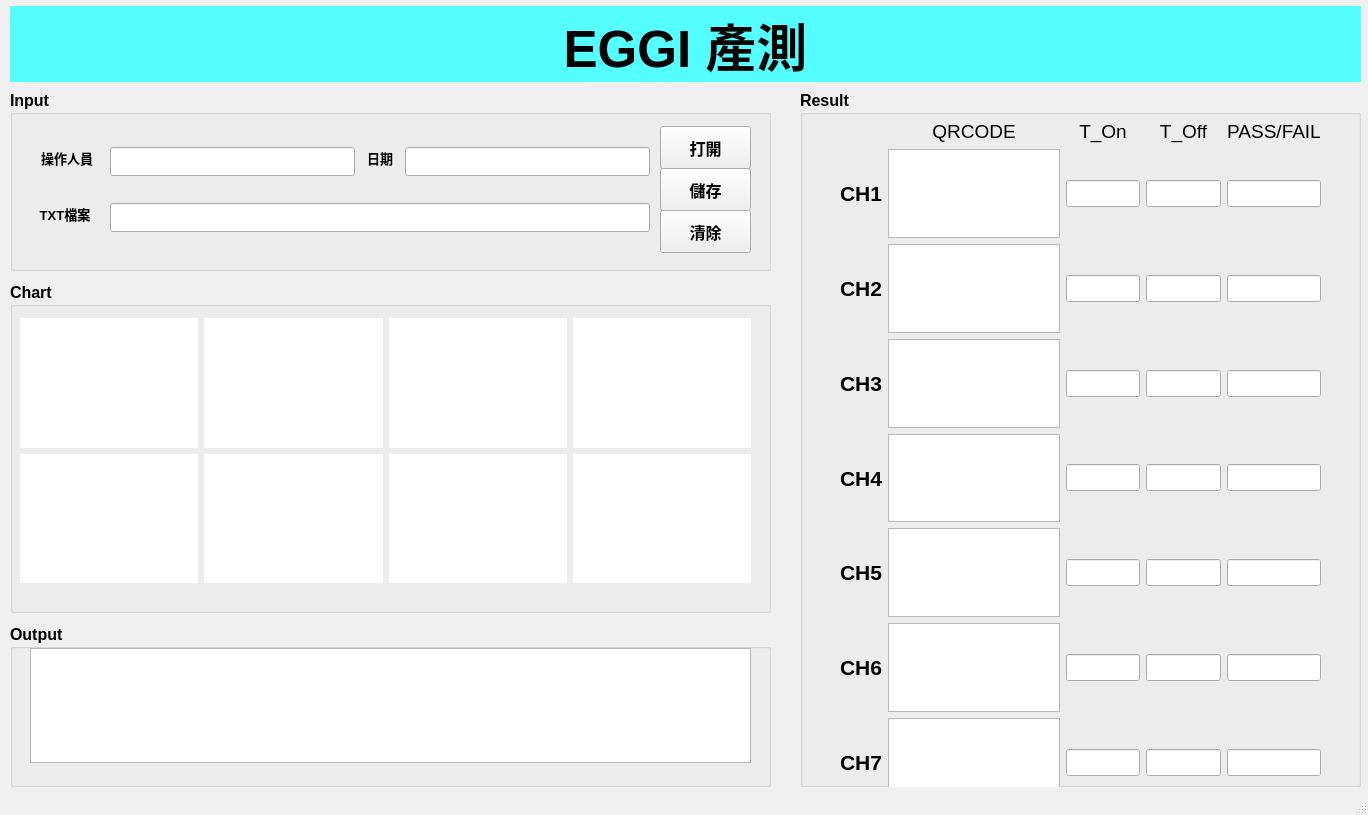
<?xml version="1.0" encoding="UTF-8"?>
<ui version="4.0">
 <class>MainWindow</class>
 <widget class="QMainWindow" name="MainWindow">
  <property name="geometry">
   <rect>
    <x>0</x>
    <y>0</y>
    <width>1368</width>
    <height>815</height>
   </rect>
  </property>
  <property name="windowTitle">
   <string>MainWindow</string>
  </property>
  <widget class="QWidget" name="centralwidget">
   <widget class="QGroupBox" name="Input_box">
    <property name="geometry">
     <rect>
      <x>10</x>
      <y>90</y>
      <width>761</width>
      <height>181</height>
     </rect>
    </property>
    <property name="font">
     <font>
      <pointsize>12</pointsize>
      <weight>75</weight>
      <bold>true</bold>
     </font>
    </property>
    <property name="title">
     <string>Input</string>
    </property>
    <widget class="QPushButton" name="btn_opentxt">
     <property name="geometry">
      <rect>
       <x>650</x>
       <y>36</y>
       <width>91</width>
       <height>43</height>
      </rect>
     </property>
     <property name="font">
      <font>
       <pointsize>12</pointsize>
       <weight>75</weight>
       <bold>true</bold>
      </font>
     </property>
     <property name="text">
      <string>打開</string>
     </property>
    </widget>
    <widget class="QPushButton" name="btn_save">
     <property name="geometry">
      <rect>
       <x>650</x>
       <y>78</y>
       <width>91</width>
       <height>43</height>
      </rect>
     </property>
     <property name="font">
      <font>
       <pointsize>12</pointsize>
       <weight>75</weight>
       <bold>true</bold>
      </font>
     </property>
     <property name="text">
      <string>儲存</string>
     </property>
    </widget>
    <widget class="QPushButton" name="btn_clean">
     <property name="geometry">
      <rect>
       <x>650</x>
       <y>120</y>
       <width>91</width>
       <height>43</height>
      </rect>
     </property>
     <property name="font">
      <font>
       <pointsize>12</pointsize>
       <weight>75</weight>
       <bold>true</bold>
      </font>
     </property>
     <property name="text">
      <string>清除</string>
     </property>
    </widget>
    <widget class="QLabel" name="label_name">
     <property name="geometry">
      <rect>
       <x>21</x>
       <y>57</y>
       <width>72</width>
       <height>21</height>
      </rect>
     </property>
     <property name="font">
      <font>
       <pointsize>10</pointsize>
       <weight>75</weight>
       <bold>true</bold>
      </font>
     </property>
     <property name="text">
      <string>操作人員</string>
     </property>
     <property name="alignment">
      <set>Qt::AlignCenter</set>
     </property>
    </widget>
    <widget class="QLineEdit" name="input_name">
     <property name="geometry">
      <rect>
       <x>100</x>
       <y>57</y>
       <width>245</width>
       <height>29</height>
      </rect>
     </property>
    </widget>
    <widget class="QLabel" name="label_datetime">
     <property name="geometry">
      <rect>
       <x>352</x>
       <y>57</y>
       <width>36</width>
       <height>21</height>
      </rect>
     </property>
     <property name="font">
      <font>
       <pointsize>10</pointsize>
       <weight>75</weight>
       <bold>true</bold>
      </font>
     </property>
     <property name="text">
      <string>日期</string>
     </property>
     <property name="alignment">
      <set>Qt::AlignCenter</set>
     </property>
    </widget>
    <widget class="QLineEdit" name="output_datetime">
     <property name="geometry">
      <rect>
       <x>395</x>
       <y>57</y>
       <width>245</width>
       <height>29</height>
      </rect>
     </property>
    </widget>
    <widget class="QLabel" name="label_txt_2">
     <property name="geometry">
      <rect>
       <x>21</x>
       <y>113</y>
       <width>68</width>
       <height>21</height>
      </rect>
     </property>
     <property name="font">
      <font>
       <pointsize>10</pointsize>
       <weight>75</weight>
       <bold>true</bold>
      </font>
     </property>
     <property name="text">
      <string>TXT檔案</string>
     </property>
     <property name="alignment">
      <set>Qt::AlignCenter</set>
     </property>
    </widget>
    <widget class="QLineEdit" name="input_file">
     <property name="geometry">
      <rect>
       <x>100</x>
       <y>113</y>
       <width>540</width>
       <height>29</height>
      </rect>
     </property>
    </widget>
   </widget>
   <widget class="QLabel" name="EGGI_Title">
    <property name="geometry">
     <rect>
      <x>10</x>
      <y>6</y>
      <width>1351</width>
      <height>76</height>
     </rect>
    </property>
    <property name="font">
     <font>
      <pointsize>38</pointsize>
      <weight>75</weight>
      <bold>true</bold>
      <underline>false</underline>
     </font>
    </property>
    <property name="cursor">
     <cursorShape>ArrowCursor</cursorShape>
    </property>
    <property name="styleSheet">
     <string notr="true">background-color: rgb(85, 255, 255);</string>
    </property>
    <property name="text">
     <string>EGGI 產測</string>
    </property>
    <property name="alignment">
     <set>Qt::AlignCenter</set>
    </property>
   </widget>
   <widget class="QGroupBox" name="Chart_box">
    <property name="geometry">
     <rect>
      <x>10</x>
      <y>282</y>
      <width>761</width>
      <height>331</height>
     </rect>
    </property>
    <property name="font">
     <font>
      <pointsize>12</pointsize>
      <weight>75</weight>
      <bold>true</bold>
     </font>
    </property>
    <property name="title">
     <string>Chart</string>
    </property>
    <widget class="QSplitter" name="splitter_2">
     <property name="geometry">
      <rect>
       <x>16</x>
       <y>156</y>
       <width>0</width>
       <height>0</height>
      </rect>
     </property>
     <property name="orientation">
      <enum>Qt::Vertical</enum>
     </property>
     <widget class="QWidget" name="widget_6" native="true">
      <property name="styleSheet">
       <string notr="true">background-color: rgb(255, 255, 255);</string>
      </property>
     </widget>
     <widget class="QWidget" name="widget_7" native="true">
      <property name="styleSheet">
       <string notr="true">background-color: rgb(255, 255, 255);</string>
      </property>
     </widget>
     <widget class="QWidget" name="widget_8" native="true">
      <property name="styleSheet">
       <string notr="true">background-color: rgb(255, 255, 255);</string>
      </property>
     </widget>
     <widget class="QWidget" name="widget_5" native="true">
      <property name="styleSheet">
       <string notr="true">background-color: rgb(255, 255, 255);</string>
      </property>
     </widget>
    </widget>
    <widget class="QWidget" name="layoutWidget_2">
     <property name="geometry">
      <rect>
       <x>10</x>
       <y>36</y>
       <width>731</width>
       <height>265</height>
      </rect>
     </property>
     <layout class="QGridLayout" name="gridLayout_3">
      <item row="0" column="2">
       <widget class="QWidget" name="ch3_chart" native="true">
        <property name="styleSheet">
         <string notr="true">
background-color: rgb(255, 255, 255);</string>
        </property>
       </widget>
      </item>
      <item row="2" column="2">
       <widget class="QWidget" name="ch7_chart" native="true">
        <property name="styleSheet">
         <string notr="true">
background-color: rgb(255, 255, 255);</string>
        </property>
       </widget>
      </item>
      <item row="2" column="1">
       <widget class="QWidget" name="ch6_chart" native="true">
        <property name="styleSheet">
         <string notr="true">
background-color: rgb(255, 255, 255);</string>
        </property>
       </widget>
      </item>
      <item row="0" column="0">
       <widget class="QWidget" name="ch1_chart" native="true">
        <property name="styleSheet">
         <string notr="true">
background-color: rgb(255, 255, 255);</string>
        </property>
       </widget>
      </item>
      <item row="2" column="3">
       <widget class="QWidget" name="ch8_chart" native="true">
        <property name="styleSheet">
         <string notr="true">
background-color: rgb(255, 255, 255);</string>
        </property>
       </widget>
      </item>
      <item row="0" column="3">
       <widget class="QWidget" name="ch4_chart" native="true">
        <property name="styleSheet">
         <string notr="true">
background-color: rgb(255, 255, 255);</string>
        </property>
       </widget>
      </item>
      <item row="2" column="0">
       <widget class="QWidget" name="ch5_chart" native="true">
        <property name="styleSheet">
         <string notr="true">
background-color: rgb(255, 255, 255);</string>
        </property>
       </widget>
      </item>
      <item row="0" column="1">
       <widget class="QWidget" name="ch2_chart" native="true">
        <property name="styleSheet">
         <string notr="true">
background-color: rgb(255, 255, 255);</string>
        </property>
       </widget>
      </item>
     </layout>
    </widget>
   </widget>
   <widget class="QGroupBox" name="Result_box">
    <property name="geometry">
     <rect>
      <x>800</x>
      <y>90</y>
      <width>561</width>
      <height>697</height>
     </rect>
    </property>
    <property name="font">
     <font>
      <pointsize>12</pointsize>
      <weight>75</weight>
      <bold>true</bold>
     </font>
    </property>
    <property name="title">
     <string>Result</string>
    </property>
    <widget class="QWidget" name="layoutWidget">
     <property name="geometry">
      <rect>
       <x>40</x>
       <y>30</y>
       <width>481</width>
       <height>782</height>
      </rect>
     </property>
     <layout class="QGridLayout" name="gridLayout">
      <item row="6" column="3">
       <widget class="QLineEdit" name="ch6_T_Off"/>
      </item>
      <item row="7" column="3">
       <widget class="QLineEdit" name="ch7_T_Off"/>
      </item>
      <item row="8" column="2">
       <widget class="QLineEdit" name="ch8_T_On"/>
      </item>
      <item row="7" column="0">
       <widget class="QLabel" name="label_ch7">
        <property name="font">
         <font>
          <pointsize>16</pointsize>
          <weight>75</weight>
          <bold>true</bold>
         </font>
        </property>
        <property name="text">
         <string>CH7</string>
        </property>
        <property name="alignment">
         <set>Qt::AlignCenter</set>
        </property>
       </widget>
      </item>
      <item row="2" column="3">
       <widget class="QLineEdit" name="ch2_T_Off"/>
      </item>
      <item row="0" column="1">
       <widget class="QLabel" name="label_qrcode">
        <property name="font">
         <font>
          <pointsize>14</pointsize>
          <weight>50</weight>
          <bold>false</bold>
         </font>
        </property>
        <property name="text">
         <string>QRCODE</string>
        </property>
        <property name="alignment">
         <set>Qt::AlignCenter</set>
        </property>
       </widget>
      </item>
      <item row="3" column="0">
       <widget class="QLabel" name="label_ch3">
        <property name="font">
         <font>
          <pointsize>16</pointsize>
          <weight>75</weight>
          <bold>true</bold>
         </font>
        </property>
        <property name="text">
         <string>CH3</string>
        </property>
        <property name="alignment">
         <set>Qt::AlignCenter</set>
        </property>
       </widget>
      </item>
      <item row="5" column="4">
       <widget class="QLineEdit" name="ch5_PF"/>
      </item>
      <item row="2" column="0">
       <widget class="QLabel" name="label_ch2">
        <property name="font">
         <font>
          <pointsize>16</pointsize>
          <weight>75</weight>
          <bold>true</bold>
         </font>
        </property>
        <property name="text">
         <string>CH2</string>
        </property>
        <property name="alignment">
         <set>Qt::AlignCenter</set>
        </property>
       </widget>
      </item>
      <item row="6" column="0">
       <widget class="QLabel" name="label_ch6">
        <property name="font">
         <font>
          <pointsize>16</pointsize>
          <weight>75</weight>
          <bold>true</bold>
         </font>
        </property>
        <property name="text">
         <string>CH6</string>
        </property>
        <property name="alignment">
         <set>Qt::AlignCenter</set>
        </property>
       </widget>
      </item>
      <item row="5" column="2">
       <widget class="QLineEdit" name="ch5_T_On"/>
      </item>
      <item row="2" column="4">
       <widget class="QLineEdit" name="ch2_PF"/>
      </item>
      <item row="1" column="3">
       <widget class="QLineEdit" name="ch1_T_Off"/>
      </item>
      <item row="3" column="4">
       <widget class="QLineEdit" name="ch3_PF"/>
      </item>
      <item row="4" column="4">
       <widget class="QLineEdit" name="ch4_PF"/>
      </item>
      <item row="8" column="4">
       <widget class="QLineEdit" name="ch8_PF"/>
      </item>
      <item row="1" column="4">
       <widget class="QLineEdit" name="ch1_PF"/>
      </item>
      <item row="6" column="2">
       <widget class="QLineEdit" name="ch6_T_On"/>
      </item>
      <item row="4" column="2">
       <widget class="QLineEdit" name="ch4_T_On"/>
      </item>
      <item row="4" column="3">
       <widget class="QLineEdit" name="ch4_T_Off"/>
      </item>
      <item row="7" column="2">
       <widget class="QLineEdit" name="ch7_T_On"/>
      </item>
      <item row="5" column="0">
       <widget class="QLabel" name="label_ch5">
        <property name="font">
         <font>
          <pointsize>16</pointsize>
          <weight>75</weight>
          <bold>true</bold>
         </font>
        </property>
        <property name="text">
         <string>CH5</string>
        </property>
        <property name="alignment">
         <set>Qt::AlignCenter</set>
        </property>
       </widget>
      </item>
      <item row="8" column="0">
       <widget class="QLabel" name="label_ch8">
        <property name="font">
         <font>
          <pointsize>16</pointsize>
          <weight>75</weight>
          <bold>true</bold>
         </font>
        </property>
        <property name="text">
         <string>CH8</string>
        </property>
        <property name="alignment">
         <set>Qt::AlignCenter</set>
        </property>
       </widget>
      </item>
      <item row="1" column="0">
       <widget class="QLabel" name="label_ch1">
        <property name="font">
         <font>
          <pointsize>16</pointsize>
          <weight>75</weight>
          <bold>true</bold>
         </font>
        </property>
        <property name="text">
         <string>CH1</string>
        </property>
        <property name="alignment">
         <set>Qt::AlignCenter</set>
        </property>
       </widget>
      </item>
      <item row="0" column="3">
       <widget class="QLabel" name="label_T_Off">
        <property name="font">
         <font>
          <pointsize>14</pointsize>
          <weight>50</weight>
          <bold>false</bold>
         </font>
        </property>
        <property name="text">
         <string>T_Off</string>
        </property>
        <property name="alignment">
         <set>Qt::AlignCenter</set>
        </property>
       </widget>
      </item>
      <item row="0" column="4">
       <widget class="QLabel" name="label_T_On_14">
        <property name="font">
         <font>
          <pointsize>14</pointsize>
          <weight>50</weight>
          <bold>false</bold>
         </font>
        </property>
        <property name="text">
         <string>PASS/FAIL</string>
        </property>
        <property name="alignment">
         <set>Qt::AlignCenter</set>
        </property>
       </widget>
      </item>
      <item row="3" column="2">
       <widget class="QLineEdit" name="ch3_T_On"/>
      </item>
      <item row="2" column="1">
       <widget class="QGraphicsView" name="ch2_qrcode"/>
      </item>
      <item row="1" column="1">
       <widget class="QGraphicsView" name="ch1_qrcode"/>
      </item>
      <item row="7" column="4">
       <widget class="QLineEdit" name="ch7_PF"/>
      </item>
      <item row="8" column="1">
       <widget class="QGraphicsView" name="graphicsView_8"/>
      </item>
      <item row="4" column="0">
       <widget class="QLabel" name="label_ch4">
        <property name="font">
         <font>
          <pointsize>16</pointsize>
          <weight>75</weight>
          <bold>true</bold>
         </font>
        </property>
        <property name="text">
         <string>CH4</string>
        </property>
        <property name="alignment">
         <set>Qt::AlignCenter</set>
        </property>
       </widget>
      </item>
      <item row="1" column="2">
       <widget class="QLineEdit" name="ch1_T_On"/>
      </item>
      <item row="7" column="1">
       <widget class="QGraphicsView" name="ch7_qrcode"/>
      </item>
      <item row="6" column="1">
       <widget class="QGraphicsView" name="ch6_qrcode"/>
      </item>
      <item row="5" column="1">
       <widget class="QGraphicsView" name="ch5_qrcode"/>
      </item>
      <item row="3" column="1">
       <widget class="QGraphicsView" name="ch3_qrcode"/>
      </item>
      <item row="4" column="1">
       <widget class="QGraphicsView" name="ch4_qrcode"/>
      </item>
      <item row="3" column="3">
       <widget class="QLineEdit" name="ch3_T_Off"/>
      </item>
      <item row="5" column="3">
       <widget class="QLineEdit" name="ch5_T_Off"/>
      </item>
      <item row="8" column="3">
       <widget class="QLineEdit" name="ch8_T_Off"/>
      </item>
      <item row="2" column="2">
       <widget class="QLineEdit" name="ch2_T_On"/>
      </item>
      <item row="0" column="2">
       <widget class="QLabel" name="label_T_On">
        <property name="font">
         <font>
          <pointsize>14</pointsize>
          <weight>50</weight>
          <bold>false</bold>
         </font>
        </property>
        <property name="text">
         <string>T_On</string>
        </property>
        <property name="alignment">
         <set>Qt::AlignCenter</set>
        </property>
       </widget>
      </item>
      <item row="6" column="4">
       <widget class="QLineEdit" name="ch6_PF"/>
      </item>
     </layout>
    </widget>
   </widget>
   <widget class="QGroupBox" name="groupBox">
    <property name="geometry">
     <rect>
      <x>10</x>
      <y>624</y>
      <width>761</width>
      <height>163</height>
     </rect>
    </property>
    <property name="font">
     <font>
      <pointsize>12</pointsize>
      <weight>75</weight>
      <bold>true</bold>
     </font>
    </property>
    <property name="title">
     <string>Output</string>
    </property>
    <widget class="QTextBrowser" name="textBrowser">
     <property name="geometry">
      <rect>
       <x>20</x>
       <y>24</y>
       <width>721</width>
       <height>115</height>
      </rect>
     </property>
     <property name="html">
      <string>&lt;!DOCTYPE HTML PUBLIC &quot;-//W3C//DTD HTML 4.0//EN&quot; &quot;http://www.w3.org/TR/REC-html40/strict.dtd&quot;&gt;
&lt;html&gt;&lt;head&gt;&lt;meta name=&quot;qrichtext&quot; content=&quot;1&quot; /&gt;&lt;style type=&quot;text/css&quot;&gt;
p, li { white-space: pre-wrap; }
&lt;/style&gt;&lt;/head&gt;&lt;body style=&quot; font-family:'MS Shell Dlg 2'; font-size:12pt; font-weight:600; font-style:normal;&quot;&gt;
&lt;p style=&quot;-qt-paragraph-type:empty; margin-top:0px; margin-bottom:0px; margin-left:0px; margin-right:0px; -qt-block-indent:0; text-indent:0px;&quot;&gt;&lt;br /&gt;&lt;/p&gt;&lt;/body&gt;&lt;/html&gt;</string>
     </property>
    </widget>
   </widget>
  </widget>
  <widget class="QStatusBar" name="statusbar"/>
 </widget>
 <resources/>
 <connections>
  <connection>
   <sender>btn_opentxt</sender>
   <signal>clicked()</signal>
   <receiver>btn_opentxt</receiver>
   <slot>click()</slot>
   <hints>
    <hint type="sourcelabel">
     <x>643</x>
     <y>155</y>
    </hint>
    <hint type="destinationlabel">
     <x>643</x>
     <y>158</y>
    </hint>
   </hints>
  </connection>
 </connections>
</ui>
